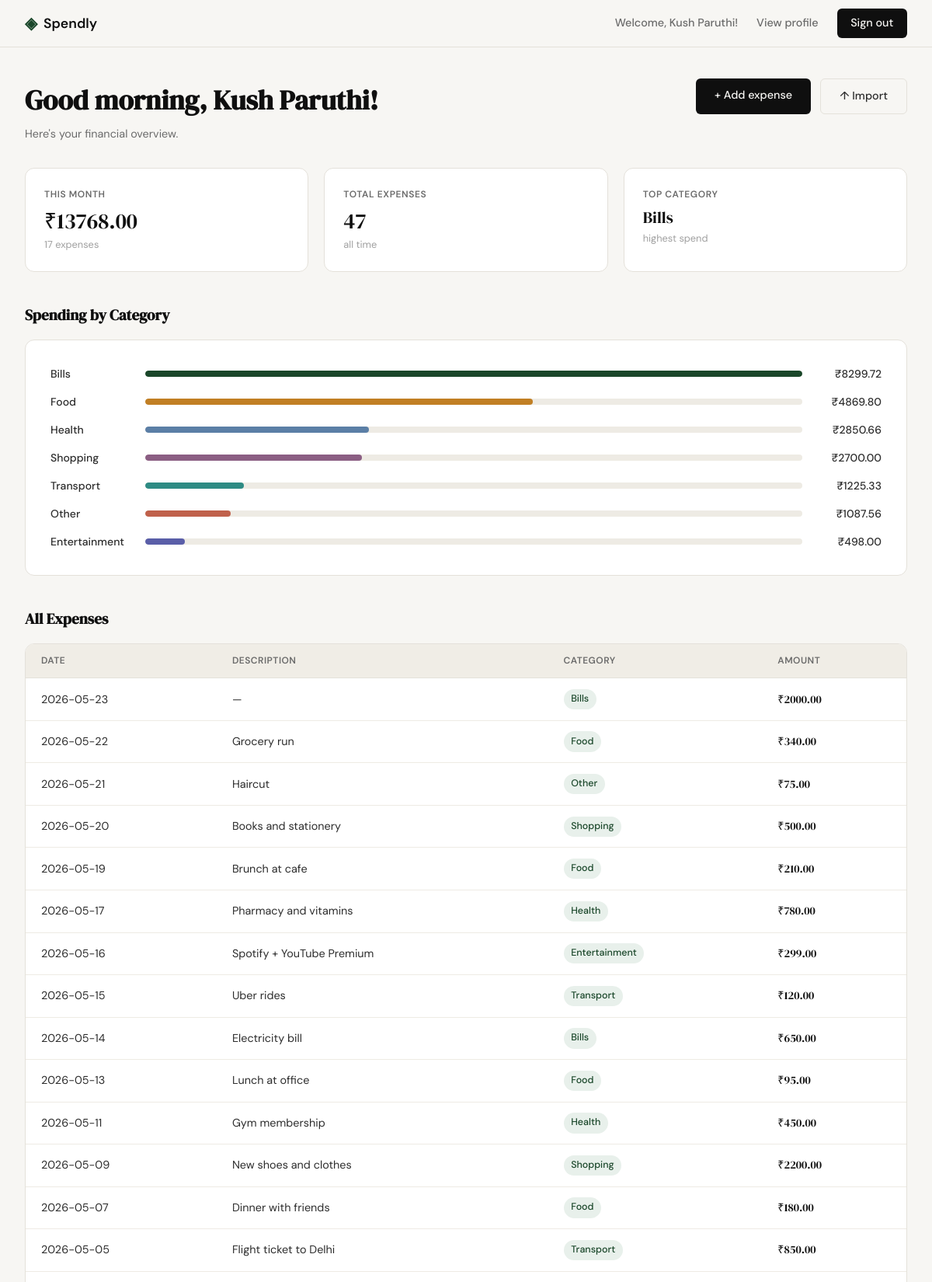
/dashboard (signed in, upper part), run on the app's committed database.
### tables this page shows
CREATE TABLE expenses (
            id INTEGER PRIMARY KEY AUTOINCREMENT,
            user_id INTEGER NOT NULL REFERENCES users(id),
            amount REAL NOT NULL,
            category TEXT NOT NULL,
            date TEXT NOT NULL,
            description TEXT,
            created_at TEXT DEFAULT (datetime('now'))
        );

### app.py (the view)
@app.route("/dashboard")
def dashboard():
    if "user_id" not in session:
        return redirect(url_for("login"))
    uid = session["user_id"]
    now = datetime.now()
    hour = now.hour
    if hour < 12:
        greeting = "Good morning"
    elif hour < 18:
        greeting = "Good afternoon"
    else:
        greeting = "Good evening"
    expenses = get_expenses_by_user(uid)
    monthly_total, monthly_count = get_monthly_total(uid, now.year, now.month)
    category_totals = get_category_totals(uid)
    total_count = get_expense_count(uid)
    top_category = category_totals[0]["category"] if category_totals else "—"
    max_cat_total = category_totals[0]["total"] if category_totals else 1
    categories = [
        {
            "name": row["category"],
            "total": row["total"],
            "pct": round(row["total"] / max_cat_total * 100),
        }
        for row in category_totals
    ]
    return render_template(
        "dashboard.html",
        greeting=greeting,
        name=session["user_name"],
        expenses=expenses,
        monthly_total=monthly_total,
        monthly_count=monthly_count,
        total_count=total_count,
        top_category=top_category,
        categories=categories,
    )

### database/db.py (called while the page is built)
def get_db():
    conn = sqlite3.connect("spendly.db")
    conn.row_factory = sqlite3.Row
    conn.execute("PRAGMA foreign_keys = ON")
    return conn

def get_expenses_by_user(user_id):
    conn = get_db()
    rows = conn.execute(
        "SELECT * FROM expenses WHERE user_id = ? ORDER BY date DESC, id DESC",
        (user_id,)
    ).fetchall()
    conn.close()
    return rows

def get_monthly_total(user_id, year, month):
    conn = get_db()
    row = conn.execute(
        """SELECT COALESCE(SUM(amount), 0) AS total, COUNT(*) AS count
           FROM expenses
           WHERE user_id = ? AND strftime('%Y', date) = ? AND strftime('%m', date) = ?""",
        (user_id, str(year), f"{month:02d}")
    ).fetchone()
    conn.close()
    return row["total"], row["count"]

def get_category_totals(user_id):
    conn = get_db()
    rows = conn.execute(
        """SELECT category, SUM(amount) AS total
           FROM expenses WHERE user_id = ?
           GROUP BY category ORDER BY total DESC""",
        (user_id,)
    ).fetchall()
    conn.close()
    return rows

def get_expense_count(user_id):
    conn = get_db()
    count = conn.execute(
        "SELECT COUNT(*) FROM expenses WHERE user_id = ?", (user_id,)
    ).fetchone()[0]
    conn.close()
    return count

### templates/dashboard.html (shortened to what this page needs)
{% extends "base.html" %}
{% block content %}
<div class="dashboard-page">
    <div class="dashboard-header">
        <div>
            <h1 class="dashboard-heading">{{ greeting }}, {{ name }}!</h1>
            <p class="dashboard-subheading">Here's your financial overview.</p>
        </div>
        <div style="display: flex; gap: 0.75rem;">
            <a href="{{ url_for('add_expense') }}" class="btn-primary">+ Add expense</a>
            <a href="{{ url_for('import_statement') }}" class="btn-ghost">↑ Import</a>
        </div>
    </div>
    <div class="dashboard-stats">
        <div class="stat-card">
            <p class="stat-label">This Month</p>
            <p class="stat-value">&#8377;{{ "%.2f"|format(monthly_total) }}</p>
            <p class="stat-sub">{{ monthly_count }} expense{{ 's' if monthly_count != 1 }}</p>
        </div>
        <div class="stat-card">
            <p class="stat-label">Total Expenses</p>
            <p class="stat-value">{{ total_count }}</p>
            <p class="stat-sub">all time</p>
        </div>
        <div class="stat-card">
            <p class="stat-label">Top Category</p>
            <p class="stat-value stat-value--category">{{ top_category }}</p>
            <p class="stat-sub">highest spend</p>
        </div>
    </div>
    <div class="dashboard-section">
        <h2 class="dashboard-section-title">Spending by Category</h2>
        {% if categories %}
        <div class="auth-card cat-list">
            {% for cat in categories %}
            <div class="cat-row">
                <span class="cat-name">{{ cat.name }}</span>
                <div class="cat-bar-track">
                    <div class="cat-bar-fill cat-bar-fill--{{ loop.index0 % 7 }}" style="width: {{ cat.pct }}%"></div>
                </div>
                <span class="cat-amount">&#8377;{{ "%.2f"|format(cat.total) }}</span>
            </div>
            {% endfor %}
        </div>
        {% else %}
        <p class="empty-state">No spending data yet.</p>
        {% endif %}
    </div>
    <div class="dashboard-section">
        <h2 class="dashboard-section-title">All Expenses</h2>
        {% if expenses %}
        <div class="auth-card" style="padding: 0; overflow: hidden;">
            <table class="expense-table">
                <thead>
                    <tr>
                        <th>Date</th>
                        <th>Description</th>
                        <th>Category</th>
                        <th>Amount</th>
                    </tr>
                </thead>
                <tbody>
                    {% for e in expenses %}
                    <tr>
                        <td>{{ e.date }}</td>
                        <td>{{ e.description or '—' }}</td>
                        <td><span class="cat-badge">{{ e.category }}</span></td>
                        <td class="amount-cell">&#8377;{{ "%.2f"|format(e.amount) }}</td>
                    </tr>
                    {% endfor %}
                </tbody>
            </table>
        </div>
        {% else %}
        <p class="empty-state">No expenses yet. Add your first one!</p>
        {% endif %}
    </div>
</div>
{% endblock %}

### templates/base.html (shortened to what this page needs)
<!DOCTYPE html>
<html lang="en">
<head>
    <link rel="stylesheet" href="{{ url_for('static', filename='css/style.css') }}">
</head>
<body>
    <nav class="navbar">
        <div class="nav-inner">
            <a href="{{ url_for('landing') }}" class="nav-brand">
                <span class="brand-icon">◈</span>
                <span class="brand-name">Spendly</span>
            </a>
            <div class="nav-links">
                {% if session.user_id %}
                    <span class="nav-welcome">Welcome, {{ session.user_name }}!</span>
                    {% if request.path != '/profile' %}
                        <a href="{{ url_for('profile') }}">View profile</a>
                    {% endif %}
                    <a href="{{ url_for('logout') }}" class="nav-cta">Sign out</a>
                {% elif request.path == '/register' %}
                    <a href="{{ url_for('login') }}" class="nav-cta">Sign in</a>
                    <a href="{{ url_for('register') }}">Get started</a>
                {% else %}
                    <a href="{{ url_for('login') }}">Sign in</a>
                    <a href="{{ url_for('register') }}" class="nav-cta">Get started</a>
                {% endif %}
            </div>
        </div>
    </nav>
    <main class="main-content">
        {% block content %}{% endblock %}
    </main>
</body>
</html>

### data on the page
expenses: date "2026-05-23", description "—", category "Bills", amount "2000.00"
expenses: date "2026-05-22", description "Grocery run", category "Food", amount "340.00"
expenses: date "2026-05-21", description "Haircut", category "Other", amount "75.00"
expenses: date "2026-05-20", description "Books and stationery", category "Shopping", amount "500.00"
expenses: date "2026-05-19", description "Brunch at cafe", category "Food", amount "210.00"
expenses: date "2026-05-17", description "Pharmacy and vitamins", category "Health", amount "780.00"
expenses: date "2026-05-16", description "Spotify + YouTube Premium", category "Entertainment", amount "299.00"
expenses: date "2026-05-15", description "Uber rides", category "Transport", amount "120.00"
expenses: date "2026-05-14", description "Electricity bill", category "Bills", amount "650.00"
expenses: date "2026-05-13", description "Lunch at office", category "Food", amount "95.00"
expenses: date "2026-05-11", description "Gym membership", category "Health", amount "450.00"
expenses: date "2026-05-09", description "New shoes and clothes", category "Shopping", amount "2200.00"
expenses: date "2026-05-07", description "Dinner with friends", category "Food", amount "180.00"
expenses: date "2026-05-05", description "Flight ticket to Delhi", category "Transport", amount "850.00"

### other printed values
{{ session.user_name }} "Kush Paruthi"
{{ greeting }} "Good morning"
{{ name }} "Kush Paruthi"
{{ "%.2f"|format(monthly_total) }} "13768.00"
{{ monthly_count }} "17"
{{ 's' if monthly_count != 1 }} "s"
{{ total_count }} "47"
{{ top_category }} "Bills"
{{ cat.name }} "Bills" "Food" "Health" "Shopping" "Transport" "Other" "Entertainment"
{{ "%.2f"|format(cat.total) }} "8299.72" "4869.80" "2850.66" "2700.00" "1225.33" "1087.56" "498.00"
